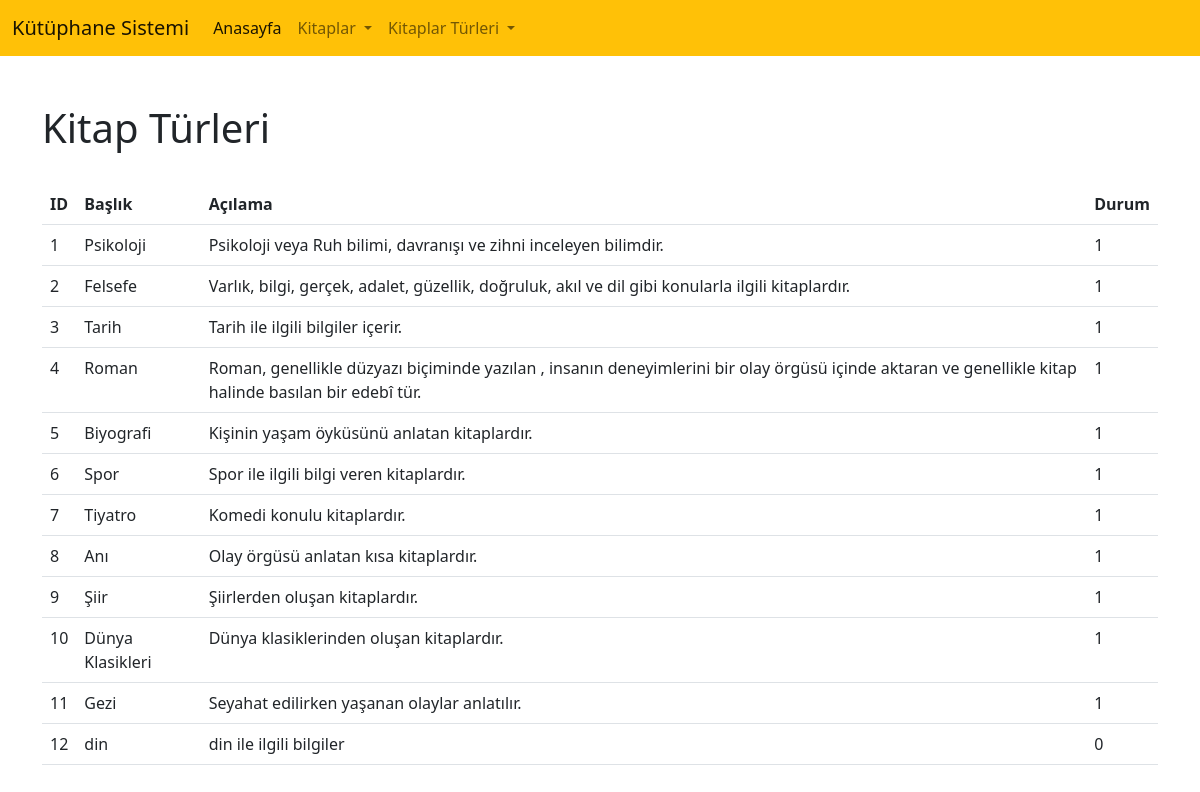
The app's page /kitapturleri.php with its own data.
### tables this page shows
CREATE TABLE `kitapturleri` (
  `id` int(11) NOT NULL,
  `baslik` varchar(50) NOT NULL,
  `aciklama` text NOT NULL,
  `durum` tinyint(2) NOT NULL
);

### kitapturleri.php (the view, shortened to what this page needs)
<?php
include 'include/baglan.php';
?>
<!DOCTYPE html>
<html>
<head>
	 <?php include 'include/css.php'; ?>
</head>
<body>
<?php include 'include/menu.php';?>
	<div class="container mt-5" >
		<h1>Kitap Türleri</h1><br>
   <?php
   $kitap_turleri = $db->query(' SELECT * FROM kitapturleri')->fetchAll(PDO :: FETCH_ASSOC);
   ?>
   <table class="table table bordered  table-hover">
   	 <tr>
        <th>ID</th>
        <th>Başlık</th>
        <th>Açılama</th>
        <th>Durum</th>
   	 </tr>
   	 <?php
   	 foreach ($kitap_turleri as $kitap_turu) { ?>
     <tr>
        <td><?=$kitap_turu['id']; ?></td>
        <td><?=$kitap_turu['baslik']; ?></td>
         <td><?=$kitap_turu['aciklama']; ?></td>
        <td><?=$kitap_turu['durum']; ?></td>
     </tr>
     <?php }
   ?>
   </table>
	</div>
</body>
</html>

### records on screen
kitapturleri: id "1", baslik "Psikoloji", aciklama "Psikoloji veya Ruh bilimi, davranışı ve zihni inceleyen bilimdir.", durum "1"
kitapturleri: id "2", baslik "Felsefe", aciklama "Varlık, bilgi, gerçek, adalet, güzellik, doğruluk, akıl ve dil gibi konularla ilgili kitaplardır.", durum "1"
kitapturleri: id "3", baslik "Tarih", aciklama "Tarih ile ilgili bilgiler içerir.", durum "1"
kitapturleri: id "4", baslik "Roman", aciklama "Roman, genellikle düzyazı biçiminde yazılan , insanın deneyimlerini bir olay örgüsü içinde aktaran ve genellikle kitap halinde basılan bir edebî tür.", durum "1"
kitapturleri: id "5", baslik "Biyografi", aciklama "Kişinin yaşam öyküsünü anlatan kitaplardır.", durum "1"
kitapturleri: id "6", baslik "Spor", aciklama "Spor ile ilgili bilgi veren kitaplardır.", durum "1"
kitapturleri: id "7", baslik "Tiyatro", aciklama "Komedi konulu kitaplardır.", durum "1"
kitapturleri: id "8", baslik "Anı", aciklama "Olay örgüsü anlatan kısa kitaplardır.", durum "1"
kitapturleri: id "9", baslik "Şiir", aciklama "Şiirlerden oluşan kitaplardır.", durum "1"
kitapturleri: id "10", baslik "Dünya Klasikleri", aciklama "Dünya klasiklerinden oluşan kitaplardır.", durum "1"
kitapturleri: id "11", baslik "Gezi", aciklama "Seyahat edilirken yaşanan olaylar anlatılır.", durum "1"
kitapturleri: id "12", baslik "din", aciklama "din ile ilgili bilgiler", durum "0"
